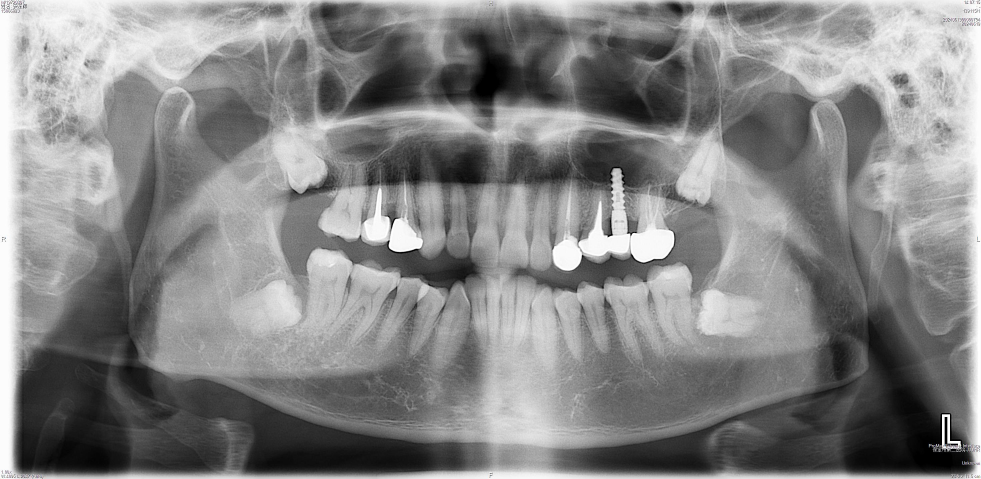
#> input picture images/input/安东辉15066923_2406029002_20240619_139106_139106_2024061900000794_139115_0139115_1.jpg, 2943 x 1435 px (shown at 1/3 size); its folder holds only this picture in this run
$ python enlarge.py
#> lines starting #> are read from the running program, lines starting #| are printed output that depends on the picture
from PIL import Image
import os

def crop_images_in_folder(input_folder, output_folder, crop_area):
    """
    裁剪指定文件夹中的所有图片并保存到输出文件夹。

    :param input_folder: 输入图片文件夹路径
    :param output_folder: 输出图片文件夹路径
    :param crop_area: 裁剪区域 (left, top, right, bottom)
    """
#> called with input_folder = 'images/input', output_folder = 'images/output', crop_area = (16, 0, 100, 50)
    # 确保输出文件夹存在
    if not os.path.exists(output_folder):
        os.makedirs(output_folder)

    # 检查输入文件夹是否存在
    if not os.path.exists(input_folder):
        print(f"输入文件夹 {input_folder} 不存在，请检查路径！")
        return

    total_files = len([f for f in os.listdir(input_folder) if f.lower().endswith(('.png', '.jpg', '.jpeg'))])
    count = 0

    for filename in os.listdir(input_folder):
        if filename.lower().endswith(('.png', '.jpg', '.jpeg')):
            count += 1
            img_path = os.path.join(input_folder, filename)
            try:
                img = Image.open(img_path)
#> img is the input picture: PIL image 2943x1435 RGB; mean R, G, B 133, 133, 133
                img_width, img_height = img.size
#> img_width = 2943; img_height = 1435

                # 验证裁剪区域是否超出图片范围
                left, top, right, bottom = crop_area
                if left < 0 or top < 0 or right > img_width or bottom > img_height:
                    print(f"跳过文件 {filename}，裁剪区域超出图片范围：{crop_area}")
                    continue

                # 裁剪图片
                cropped_img = img.crop(crop_area)
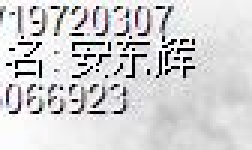
#> cropped_img: PIL image 84x50 RGB (shown 3 times larger); mean R, G, B 211.3, 210.7, 212.1

                # 保存裁剪后的图像
                output_path = os.path.join(output_folder, f"{os.path.splitext(filename)[0]}_cropped{os.path.splitext(filename)[1]}")
                cropped_img.save(output_path)
                print(f"[{count}/{total_files}] 已裁剪并保存图片：{filename} 到 {output_path}")
            except Exception as e:
                print(f"跳过文件 {filename}，因为加载出错：{e}")
        else:
            print(f"跳过非图片文件：{filename}")

def resize_image_to_size(image_path, output_path, target_width, target_height):
    """
    将指定图像等比放大或缩小到目标尺寸。

    :param image_path: 输入图像路径
    :param output_path: 输出图像路径
    :param target_width: 目标宽度
    :param target_height: 目标高度
    """
#> called with target_width = 200, target_height = 100
    try:
        img = Image.open(image_path)
#> img: PIL image 84x50 RGB
        # 获取原始尺寸
        original_width, original_height = img.size
#> original_width = 84; original_height = 50

        # 按较长边等比缩放到目标尺寸
        if original_width / original_height > target_width / target_height:
            new_width = target_width
            new_height = int(original_height * (target_width / original_width))
        else:
            new_height = target_height
            new_width = int(original_width * (target_height / original_height))
#> new_width = 168

        # 缩放图像
        resized_img = img.resize((new_width, new_height), Image.LANCZOS)
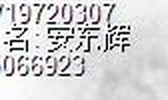
#> resized_img: PIL image 168x100 RGB; mean R, G, B 210, 209.5, 210.6

        # 将图像填充到目标尺寸（居中）
        final_img = Image.new("RGB", (target_width, target_height), (255, 255, 255))  # 白色背景
#> final_img: PIL image 200x100 RGB; every value is 255
        offset_x = (target_width - new_width) // 2
#> offset_x = 16
        offset_y = (target_height - new_height) // 2
        final_img.paste(resized_img, (offset_x, offset_y))
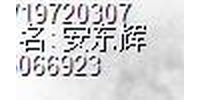
#> final_img: PIL image 200x100 RGB; mean R, G, B 217.2, 216.8, 217.7

        # 保存结果
        final_img.save(output_path)
        print(f"已将图像调整为指定尺寸并保存：{output_path}")
    except Exception as e:
        print(f"处理图像时出错：{e}")

# 设置输入和输出文件夹路径
input_folder = "images/input"  # 请替换为你的输入图片文件夹路径
output_folder = "images/output"  # 裁剪后的图片保存路径
resize_output_folder = "images/resized_output"  # 调整尺寸后的图片保存路径

# 确保输出文件夹存在
if not os.path.exists(resize_output_folder):
    os.makedirs(resize_output_folder)

# 自定义裁剪区域 (left, top, right, bottom)
crop_area = (16, 0, 100, 50)
crop_images_in_folder(input_folder, output_folder, crop_area)

# 等比调整裁剪后的图片尺寸
target_width = 200  # 目标宽度
target_height = 100  # 目标高度

for filename in os.listdir(output_folder):
    if filename.lower().endswith(('.png', '.jpg', '.jpeg')):
        cropped_image_path = os.path.join(output_folder, filename)
        resized_image_path = os.path.join(resize_output_folder, filename)
        resize_image_to_size(cropped_image_path, resized_image_path, target_width, target_height)

$ run again, on images/input/安翠琴8385388_0913629_20240111_135706_135706_2024011100000438_135713_0135713_1.jpg
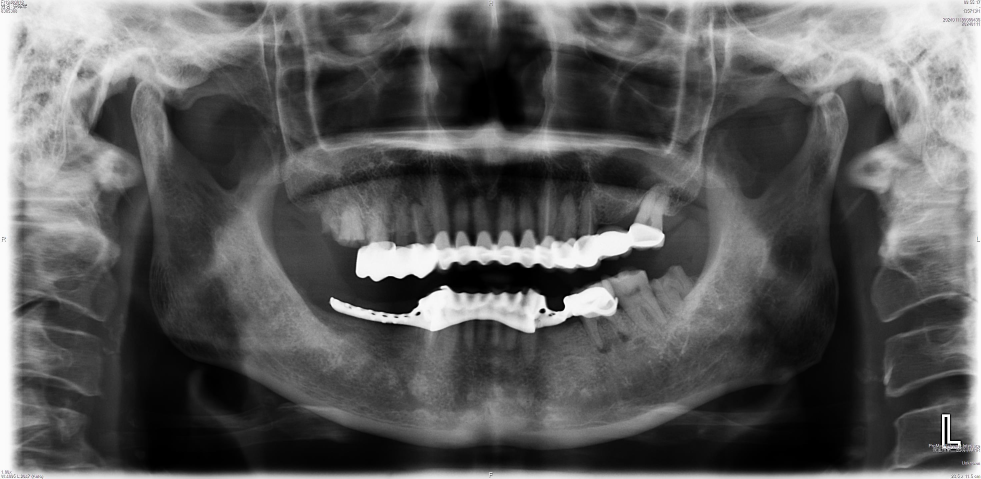
#> input picture images/input/安翠琴8385388_0913629_20240111_135706_135706_2024011100000438_135713_0135713_1.jpg, 2943 x 1435 px (shown at 1/3 size)
#> in crop_images_in_folder, img is the input picture: PIL image 2943x1435 RGB; mean R, G, B 91.8, 91.8, 91.8
#> img: PIL image 84x50 RGB
#> in resize_image_to_size, `resized_img = img.resize((new_width, new_height), Image.LANCZOS)`:
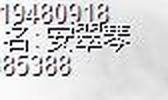
#> resized_img: PIL image 168x100 RGB; mean R, G, B 213, 212.5, 213.4
#> in resize_image_to_size, `final_img.paste(resized_img, (offset_x, offset_y))`:
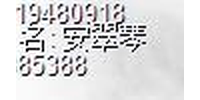
#> final_img: PIL image 200x100 RGB; mean R, G, B 219.7, 219.3, 220.1

$ run again, on images/input/安风兰60016253_60016253_20240204_136196_136196_2024020400000025_136196_0136196_1.jpg
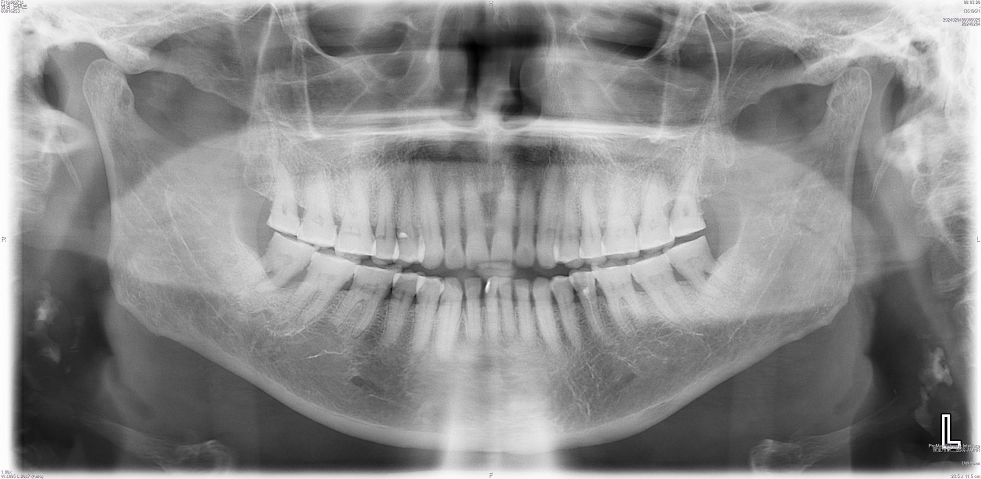
#> input picture images/input/安风兰60016253_60016253_20240204_136196_136196_2024020400000025_136196_0136196_1.jpg, 2943 x 1435 px (shown at 1/3 size)
#> in crop_images_in_folder, img is the input picture: PIL image 2943x1435 RGB; mean R, G, B 139.4, 139.4, 139.4
#> img: PIL image 84x50 RGB
#> in resize_image_to_size, `resized_img = img.resize((new_width, new_height), Image.LANCZOS)`:
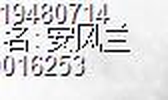
#> resized_img: PIL image 168x100 RGB; mean R, G, B 219.6, 219, 219.9
#> in resize_image_to_size, `final_img.paste(resized_img, (offset_x, offset_y))`:
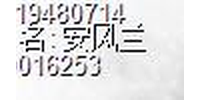
#> final_img: PIL image 200x100 RGB; mean R, G, B 225.3, 224.8, 225.5

$ run again, on images/input/安会2302038008_9000064009_20230202_127598_127598_2023020300000332_127658_0127658_1.jpg
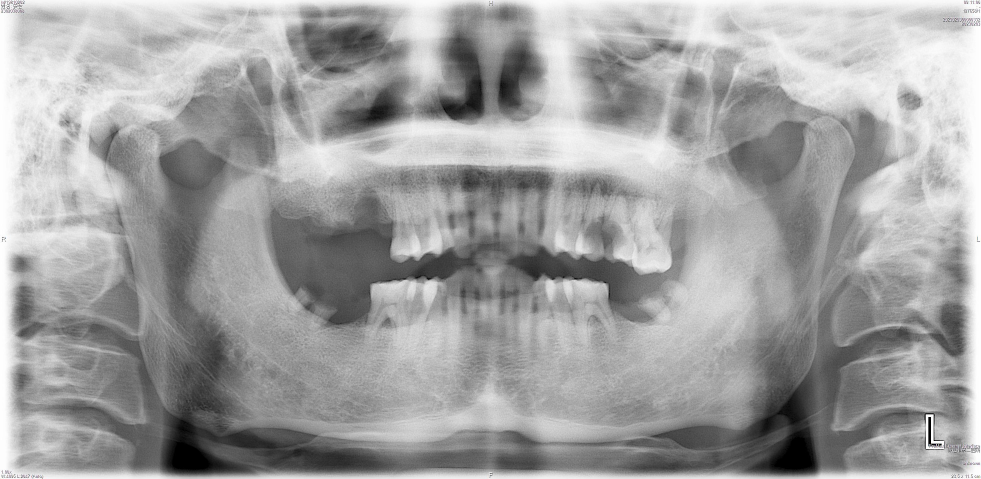
#> input picture images/input/安会2302038008_9000064009_20230202_127598_127598_2023020300000332_127658_0127658_1.jpg, 2943 x 1435 px (shown at 1/3 size)
#> in crop_images_in_folder, img is the input picture: PIL image 2943x1435 RGB; mean R, G, B 161, 161, 161
#> img: PIL image 84x50 RGB
#> in resize_image_to_size, `resized_img = img.resize((new_width, new_height), Image.LANCZOS)`:
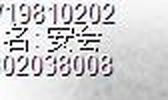
#> resized_img: PIL image 168x100 RGB; mean R, G, B 208.1, 207.2, 208.7
#> in resize_image_to_size, `final_img.paste(resized_img, (offset_x, offset_y))`:
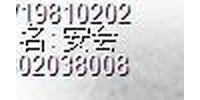
#> final_img: PIL image 200x100 RGB; mean R, G, B 215.6, 214.9, 216.1

$ run again, on images/input/安凤艳W0e5397ca573_W0e5397ca573_20240828_141183_141183_2024082800000094_141183_0141183_1.jpg
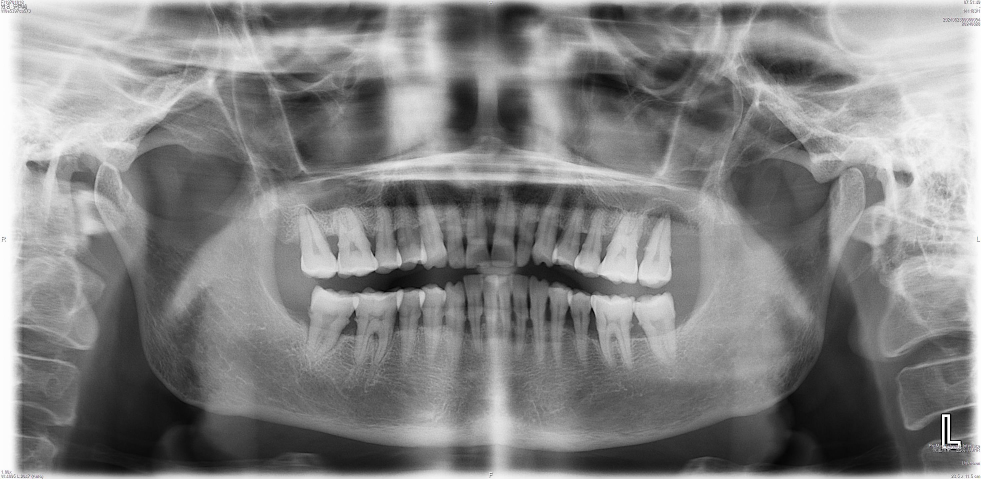
#> input picture images/input/安凤艳W0e5397ca573_W0e5397ca573_20240828_141183_141183_2024082800000094_141183_0141183_1.jpg, 2943 x 1435 px (shown at 1/3 size)
#> in crop_images_in_folder, img is the input picture: PIL image 2943x1435 RGB; mean R, G, B 131.1, 131.1, 131.1
#> img: PIL image 84x50 RGB
#> in resize_image_to_size, `resized_img = img.resize((new_width, new_height), Image.LANCZOS)`:
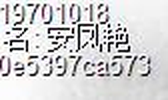
#> resized_img: PIL image 168x100 RGB; mean R, G, B 209.6, 209.1, 210.2
#> in resize_image_to_size, `final_img.paste(resized_img, (offset_x, offset_y))`:
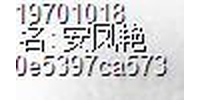
#> final_img: PIL image 200x100 RGB; mean R, G, B 216.9, 216.5, 217.4
